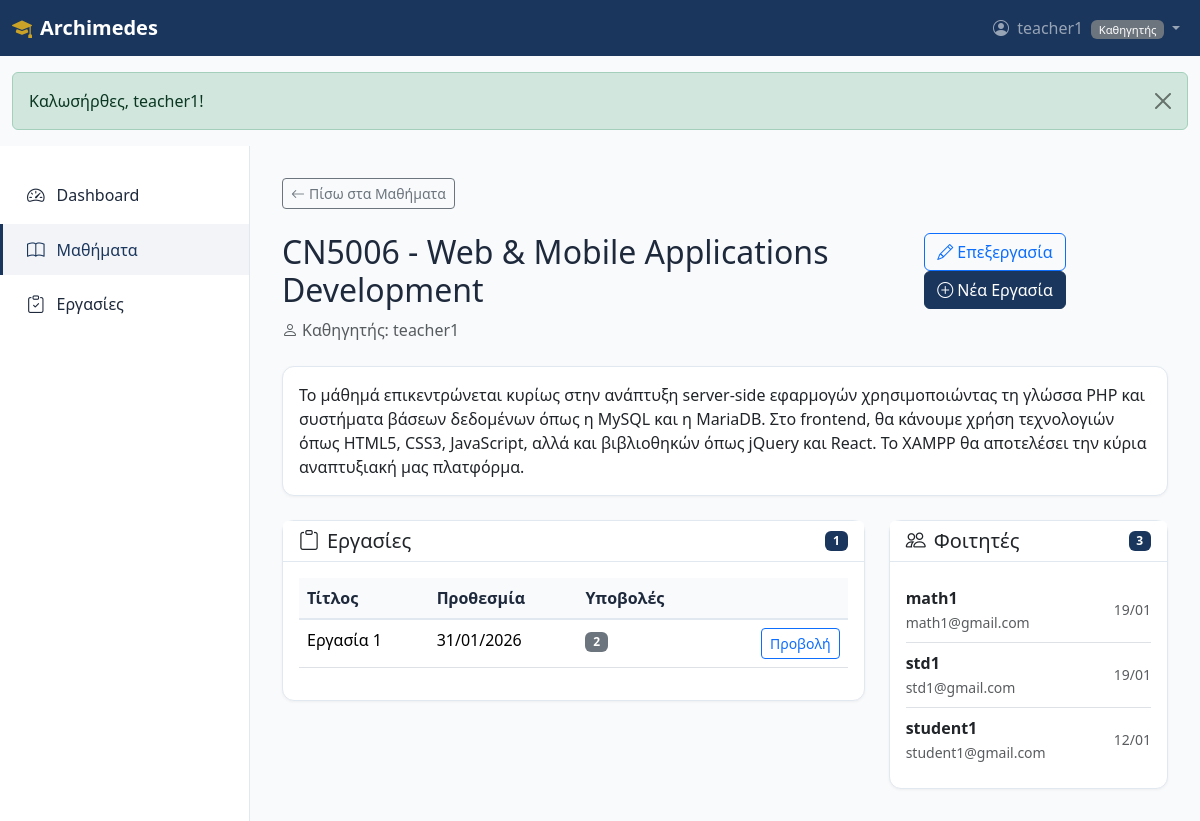
Screenshot of /dashboard/courses/view.php?id=1 (signed in) with the database file from the repository.
### tables this page shows
CREATE TABLE `courses` (
  `id` int(11) NOT NULL AUTO_INCREMENT,
  `teacher_id` int(11) NOT NULL,
  `name` varchar(255) NOT NULL,
  `description` text DEFAULT NULL,
  `created_at` timestamp NULL DEFAULT current_timestamp(),
  PRIMARY KEY (`id`),
  KEY `teacher_id` (`teacher_id`),
  CONSTRAINT `courses_ibfk_1` FOREIGN KEY (`teacher_id`) REFERENCES `users` (`id`) ON DELETE CASCADE
);

CREATE TABLE `users` (
  `id` int(11) NOT NULL AUTO_INCREMENT,
  `username` varchar(100) NOT NULL,
  `email` varchar(255) NOT NULL,
  `password` varchar(255) NOT NULL,
  `role_id` int(11) NOT NULL,
  `created_at` timestamp NULL DEFAULT current_timestamp(),
  PRIMARY KEY (`id`),
  UNIQUE KEY `email` (`email`),
  KEY `role_id` (`role_id`),
  KEY `idx_users_email` (`email`),
  CONSTRAINT `users_ibfk_1` FOREIGN KEY (`role_id`) REFERENCES `roles` (`id`)
);

CREATE TABLE `assignments` (
  `id` int(11) NOT NULL AUTO_INCREMENT,
  `course_id` int(11) NOT NULL,
  `title` varchar(255) NOT NULL,
  `description` text DEFAULT NULL,
  `due_date` datetime DEFAULT NULL,
  `created_at` timestamp NULL DEFAULT current_timestamp(),
  PRIMARY KEY (`id`),
  KEY `course_id` (`course_id`),
  CONSTRAINT `assignments_ibfk_1` FOREIGN KEY (`course_id`) REFERENCES `courses` (`id`) ON DELETE CASCADE
);

CREATE TABLE `enrollments` (
  `id` int(11) NOT NULL AUTO_INCREMENT,
  `course_id` int(11) NOT NULL,
  `student_id` int(11) NOT NULL,
  `enrolled_at` timestamp NULL DEFAULT current_timestamp(),
  PRIMARY KEY (`id`),
  UNIQUE KEY `unique_enrollment` (`course_id`,`student_id`),
  KEY `student_id` (`student_id`),
  CONSTRAINT `enrollments_ibfk_1` FOREIGN KEY (`course_id`) REFERENCES `courses` (`id`) ON DELETE CASCADE,
  CONSTRAINT `enrollments_ibfk_2` FOREIGN KEY (`student_id`) REFERENCES `users` (`id`) ON DELETE CASCADE
);

### includes/functions.php (called while the page is built, shortened)
<?php
function e(string $str): string {
    return htmlspecialchars($str, ENT_QUOTES, 'UTF-8');
}
function baseUrl(): string {
    $protocol = isset($_SERVER['HTTPS']) && $_SERVER['HTTPS'] === 'on' ? 'https' : 'http';
    $host = $_SERVER['HTTP_HOST'];
    $scriptPath = dirname($_SERVER['SCRIPT_NAME']);
    $basePath = preg_replace('#/(?:auth|dashboard|dashboard/.+)$#', '', $scriptPath);
    return $protocol . '://' . $host . $basePath;
}
function url(string $path): string {
    return baseUrl() . '/' . ltrim($path, '/');
}
function formatDate(?string $date, string $format = 'd/m/Y H:i'): string {
    $dt = new DateTime($date);
    return $dt->format($format);
}
function isPastDue(?string $dueDate): bool {
    return strtotime($dueDate) < time();
}

### includes/auth.php (called while the page is built, shortened)
<?php
function getUserId(): ?int {
    return $_SESSION['user_id'] ?? null;
}
function getRoleId(): ?int {
    return $_SESSION['role_id'] ?? null;
}
function isTeacher(): bool {
    return getRoleId() === 2;
}

### dashboard/courses/view.php (the view, shortened to what this page needs)
<?php
$db = getDB();
$courseId = (int) get('id');
$userId = getUserId();
$stmt = $db->prepare('
    SELECT c.*, u.username as teacher_name
    FROM courses c
    JOIN users u ON c.teacher_id = u.id
    WHERE c.id = ?
');
$stmt->execute([$courseId]);
$course = $stmt->fetch();
$isOwner = isTeacher() && $course['teacher_id'] == $userId;
$stmt = $db->prepare('
    SELECT a.*,
           (SELECT COUNT(*) FROM submissions WHERE assignment_id = a.id) as submission_count
    FROM assignments a
    WHERE a.course_id = ?
    ORDER BY a.due_date ASC, a.created_at DESC
');
$stmt->execute([$courseId]);
$assignments = $stmt->fetchAll();
$students = [];
if (isTeacher() && $isOwner) {
    $stmt = $db->prepare('
        SELECT u.id, u.username, u.email, e.enrolled_at
        FROM enrollments e
        JOIN users u ON e.student_id = u.id
        WHERE e.course_id = ?
        ORDER BY e.enrolled_at DESC
    ');
    $stmt->execute([$courseId]);
    $students = $stmt->fetchAll();
}
require_once __DIR__ . '/../../includes/dashboard_header.php';
?>
<div class="mb-4">
    <a href="<?= url('dashboard/courses/') ?>" class="btn btn-outline-secondary btn-sm">
        <i class="bi bi-arrow-left me-1"></i>Πίσω στα Μαθήματα
    </a>
</div>
<div class="d-flex justify-content-between align-items-start mb-4">
    <div>
        <h2><?= e($course['name']) ?></h2>
        <p class="text-muted mb-0">
            <i class="bi bi-person me-1"></i>Καθηγητής: <?= e($course['teacher_name']) ?>
        </p>
    </div>
    <?php if ($isOwner): ?>
        <div>
            <a href="<?= url(
                'dashboard/courses/edit.php?id=' . $course['id'],
            ) ?>" class="btn btn-outline-primary">
                <i class="bi bi-pencil me-1"></i>Επεξεργασία
            </a>
            <a href="<?= url(
                'dashboard/assignments/create.php?course_id=' . $course['id'],
            ) ?>" class="btn btn-primary">
                <i class="bi bi-plus-circle me-1"></i>Νέα Εργασία
            </a>
        </div>
    <?php endif; ?>
</div>
<?php if ($course['description']): ?>
<div class="card mb-4">
    <div class="card-body">
        <p class="mb-0"><?= nl2br(e($course['description'])) ?></p>
    </div>
</div>
<?php endif; ?>
<div class="row">
    <div class="<?= $isOwner ? 'col-lg-8' : 'col-12' ?>">
        <div class="card">
            <div class="card-header d-flex justify-content-between align-items-center">
                <h5 class="mb-0"><i class="bi bi-clipboard me-2"></i>Εργασίες</h5>
                <span class="badge bg-primary"><?= count($assignments) ?></span>
            </div>
            <div class="card-body">
                <?php if (empty($assignments)): ?>
                    <p class="text-muted mb-0">Δεν υπάρχουν εργασίες ακόμα.</p>
                <?php else: ?>
                    <div class="table-responsive">
                        <table class="table table-hover">
                            <thead>
                                <tr>
                                    <th>Τίτλος</th>
                                    <th>Προθεσμία</th>
                                    <?php if ($isOwner): ?>
                                        <th>Υποβολές</th>
                                    <?php endif; ?>
                                    <th></th>
                                </tr>
                            </thead>
                            <tbody>
                                <?php foreach ($assignments as $assignment): ?>
                                    <?php
                                    $isPast = isPastDue($assignment['due_date']);
                                    ?>
                                    <tr>
                                        <td><?= e($assignment['title']) ?></td>
                                        <td>
                                            <?php if ($assignment['due_date']): ?>
                                                <span class="<?= $isPast ? 'text-danger' : '' ?>">
                                                    <?= formatDate(
                                                        $assignment['due_date'],
                                                        'd/m/Y',
                                                    ) ?>
                                                </span>
                                            <?php else: ?>
                                                <span class="text-muted">-</span>
                                            <?php endif; ?>
                                        </td>
                                        <?php if ($isOwner): ?>
                                            <td>
                                                <span class="badge bg-secondary">
                                                    <?= $assignment['submission_count'] ?>
                                                </span>
                                            </td>
                                        <?php endif; ?>
                                        <td class="text-end">
                                            <a href="<?= url(
                                                'dashboard/assignments/view.php?id=' .
                                                    $assignment['id'],
                                            ) ?>"
                                               class="btn btn-sm btn-outline-primary">
                                                Προβολή
                                            </a>
                                        </td>
                                    </tr>
                                <?php endforeach; ?>
                            </tbody>
                        </table>
                    </div>
                <?php endif; ?>
            </div>
        </div>
    </div>
    <?php if ($isOwner): ?>
    <div class="col-lg-4">
        <div class="card">
            <div class="card-header d-flex justify-content-between align-items-center">
                <h5 class="mb-0"><i class="bi bi-people me-2"></i>Φοιτητές</h5>
                <span class="badge bg-primary"><?= count($students) ?></span>
            </div>
            <div class="card-body">
                <?php if (empty($students)): ?>
                    <p class="text-muted mb-0">Κανένας φοιτητής δεν έχει εγγραφεί ακόμα.</p>
                <?php else: ?>
                    <ul class="list-group list-group-flush">
                        <?php foreach ($students as $student): ?>
                            <li class="list-group-item d-flex justify-content-between align-items-center px-0">
                                <div>
                                    <strong><?= e($student['username']) ?></strong>
                                    <br>
                                    <small class="text-muted"><?= e($student['email']) ?></small>
                                </div>
                                <small class="text-muted">
                                    <?= formatDate($student['enrolled_at'], 'd/m') ?>
                                </small>
                            </li>
                        <?php endforeach; ?>
                    </ul>
                <?php endif; ?>
            </div>
        </div>
    </div>
    <?php endif; ?>
</div>
<?php require_once __DIR__ . '/../../includes/dashboard_footer.php'; ?>

### assets/css/app.css (style rules this page uses)
:root { --primary: #1a365d; --primary-dark: #0f2442; --primary-light: #2d4a7c; --secondary: #c9a227; --secondary-light: #d4b84a; --secondary-dark: #a68620; --accent: #2563eb; --success: #059669; --danger: #dc2626; --warning: #d97706; --bg-light: #f8fafc; --text-dark: #1e293b; --text-muted: #64748b; --border-color: #e2e8f0; }
.bg-primary { background-color: var(--primary) !important; }
.btn-primary { background-color: var(--primary); border-color: var(--primary); }
a { color: var(--accent); }
html { scroll-behavior: smooth; }
body { font-family: 'Segoe UI', system-ui, -apple-system, sans-serif; background-color: var(--bg-light); color: var(--text-dark); }
.card { border: 1px solid var(--border-color); border-radius: 0.75rem; box-shadow: 0 1px 3px rgba(0, 0, 0, 0.05); }
.card-header { background-color: white; border-bottom: 1px solid var(--border-color); font-weight: 600; }
body:has(.dashboard-container) { min-height: 100vh; display: flex; flex-direction: column; }
.table th { background-color: var(--bg-light); font-weight: 600; color: var(--text-dark); border-bottom: 2px solid var(--border-color); }

### rows the page displays
courses: name "CN5006 - Web & Mobile Applications Development", teacher.username "teacher1", description "Το μάθημά επικεντρώνεται κυρίως στην ανάπτυξη server-side εφαρμογών χρησιμοποιώντας τη γλώσσα PHP και συστήματα βάσεων δεδομένων όπως η MySQL και η MariaDB. Στο frontend, θα κάνουμε χρήση τεχνολογιών όπως HTML5, CSS3, JavaScript, αλλά και βιβλιοθηκών όπως jQuery και React. Το XAMPP θα αποτελέσει την κύρια αναπτυξιακή μας πλατφόρμα."
assignments: title "Εργασία 1", due_date "31/01/2026", submission_count "2"
enrollments: student.username "math1", student.email "math1@gmail.com", enrolled_at "19/01"
enrollments: student.username "std1", student.email "std1@gmail.com", enrolled_at "19/01"
enrollments: student.username "student1", student.email "student1@gmail.com", enrolled_at "12/01"

### other values shown
getUsername() "teacher1"
$flash['message'] "Καλωσήρθες, teacher1!"
count($assignments) "1"
count($students) "3"
